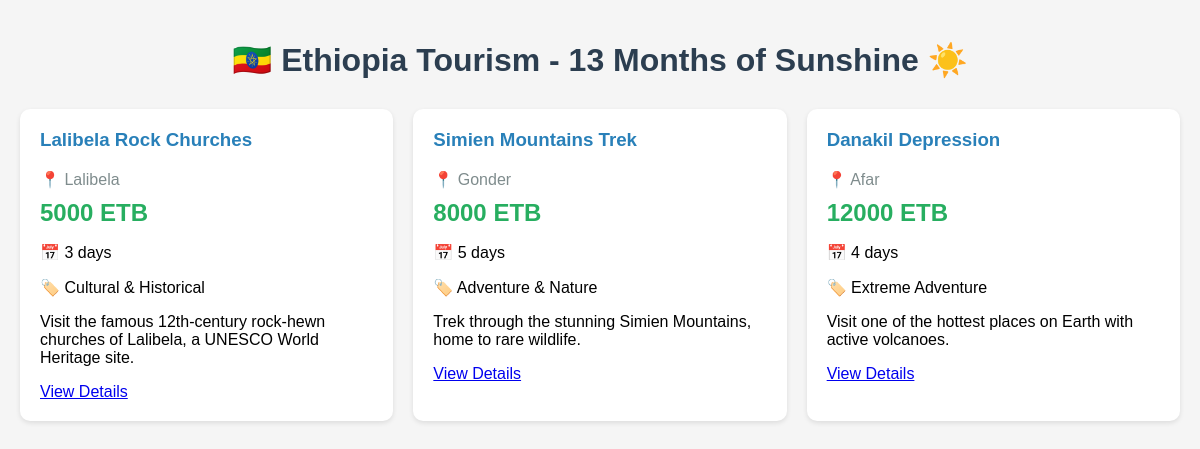
The page / on the database its author committed.
### tours/models.py (models this page shows, shortened)
class TourPackage(models.Model):
    PACKAGE_TYPES = [
        ('cultural', 'Cultural & Historical'),
        ('adventure', 'Adventure & Nature'),
        ('extreme', 'Extreme Adventure'),
    ]
    name = models.CharField(max_length=200)
    package_type = models.CharField(max_length=50, choices=PACKAGE_TYPES)
    location = models.CharField(max_length=200)
    price = models.IntegerField(help_text="Price in ETB")
    duration_days = models.IntegerField()
    description = models.TextField()
    image = models.ImageField(upload_to='tours/', blank=True, null=True)
    created_at = models.DateTimeField(auto_now_add=True)

### tours/views.py (the view)
# urls.py: path('', views.home, name='home'),
def home(request):
    packages = TourPackage.objects.all()
    return render(request, 'tours/home.html', {'packages': packages})

### tours/templates/tours/home.html (shortened to what this page needs)
<!DOCTYPE html>
<html>
<head>
</head>
<body>
    <div class="container">
        <h1>🇪🇹 Ethiopia Tourism - 13 Months of Sunshine ☀️</h1>
        <div class="packages">
            {% for package in packages %}
            <div class="card">
                <h3>{{ package.name }}</h3>
                <div class="location">📍 {{ package.location }}</div>
                <div class="price">{{ package.price }} ETB</div>
                <p>📅 {{ package.duration_days }} days</p>
                <p>🏷️ {{ package.get_package_type_display }}</p>
                <p>{{ package.description|truncatewords:20 }}</p>
                <a href="{% url 'package_detail' package.id %}" class="btn">View Details</a>
            </div>
            {% empty %}
            <p>No tour packages available yet. Please add some in admin panel.</p>
            {% endfor %}
        </div>
    </div>
</body>
</html>

### tours/templates/tours/home.html (style rules this page uses)
body { font-family: Arial, sans-serif; margin: 0; padding: 20px; background-color: #f5f5f5; }
.container { max-width: 1200px; margin: 0 auto; }
h1 { text-align: center; color: #2c3e50; }
.packages { display: grid; grid-template-columns: repeat(auto-fill, minmax(300px, 1fr)); gap: 20px; margin-top: 30px; }
.card { background: white; border-radius: 10px; padding: 20px; box-shadow: 0 2px 5px rgba(0,0,0,0.1); }
.card h3 { color: #2980b9; margin-top: 0; }
.price { font-size: 24px; color: #27ae60; font-weight: bold; }
.location { color: #7f8c8d; margin: 10px 0; }

### rows shown on the page
TourPackage: name "Lalibela Rock Churches", location "Lalibela", price "5000", duration_days "3", package_type "Cultural & Historical", description "Visit the famous 12th-century rock-hewn churches of Lalibela, a UNESCO World Heritage site."
TourPackage: name "Simien Mountains Trek", location "Gonder", price "8000", duration_days "5", package_type "Adventure & Nature", description "Trek through the stunning Simien Mountains, home to rare wildlife."
TourPackage: name "Danakil Depression", location "Afar", price "12000", duration_days "4", package_type "Extreme Adventure", description "Visit one of the hottest places on Earth with active volcanoes."
